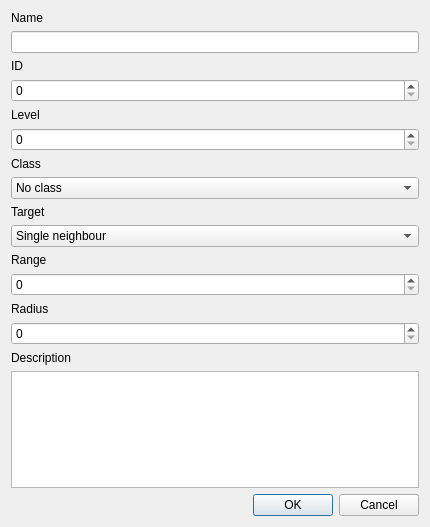
<?xml version="1.0" encoding="UTF-8"?>
<ui version="4.0">
 <class>Spell_Edit</class>
 <widget class="QDialog" name="Spell_Edit">
  <property name="geometry">
   <rect>
    <x>0</x>
    <y>0</y>
    <width>430</width>
    <height>527</height>
   </rect>
  </property>
  <property name="windowTitle">
   <string>Dialog</string>
  </property>
  <layout class="QVBoxLayout" name="verticalLayout">
   <item>
    <widget class="QLabel" name="label">
     <property name="text">
      <string>Name</string>
     </property>
    </widget>
   </item>
   <item>
    <widget class="QLineEdit" name="fName"/>
   </item>
   <item>
    <widget class="QLabel" name="label_2">
     <property name="text">
      <string>ID</string>
     </property>
    </widget>
   </item>
   <item>
    <widget class="QSpinBox" name="fID"/>
   </item>
   <item>
    <widget class="QLabel" name="label_3">
     <property name="text">
      <string>Level</string>
     </property>
    </widget>
   </item>
   <item>
    <widget class="QSpinBox" name="fLevel"/>
   </item>
   <item>
    <widget class="QLabel" name="label_4">
     <property name="text">
      <string>Class</string>
     </property>
    </widget>
   </item>
   <item>
    <widget class="QComboBox" name="fClass">
     <item>
      <property name="text">
       <string>No class</string>
      </property>
     </item>
     <item>
      <property name="text">
       <string>Fighter</string>
      </property>
     </item>
     <item>
      <property name="text">
       <string>Cleric</string>
      </property>
     </item>
     <item>
      <property name="text">
       <string>Magic user</string>
      </property>
     </item>
     <item>
      <property name="text">
       <string>Thief</string>
      </property>
     </item>
     <item>
      <property name="text">
       <string>Monster</string>
      </property>
     </item>
    </widget>
   </item>
   <item>
    <widget class="QLabel" name="label_5">
     <property name="text">
      <string>Target</string>
     </property>
    </widget>
   </item>
   <item>
    <widget class="QComboBox" name="fTarget">
     <item>
      <property name="text">
       <string>Single neighbour</string>
      </property>
     </item>
     <item>
      <property name="text">
       <string>Single range</string>
      </property>
     </item>
     <item>
      <property name="text">
       <string>Area range</string>
      </property>
     </item>
     <item>
      <property name="text">
       <string>Area neighbour</string>
      </property>
     </item>
     <item>
      <property name="text">
       <string>Self</string>
      </property>
     </item>
     <item>
      <property name="text">
       <string>Single range projectile</string>
      </property>
     </item>
     <item>
      <property name="text">
       <string>Caster area</string>
      </property>
     </item>
    </widget>
   </item>
   <item>
    <widget class="QLabel" name="label_6">
     <property name="text">
      <string>Range</string>
     </property>
    </widget>
   </item>
   <item>
    <widget class="QSpinBox" name="fRange"/>
   </item>
   <item>
    <widget class="QLabel" name="label_7">
     <property name="text">
      <string>Radius</string>
     </property>
    </widget>
   </item>
   <item>
    <widget class="QSpinBox" name="fRadius"/>
   </item>
   <item>
    <widget class="QLabel" name="label_8">
     <property name="text">
      <string>Description</string>
     </property>
    </widget>
   </item>
   <item>
    <widget class="QTextEdit" name="fDescription"/>
   </item>
   <item>
    <widget class="QDialogButtonBox" name="buttonBox">
     <property name="orientation">
      <enum>Qt::Horizontal</enum>
     </property>
     <property name="standardButtons">
      <set>QDialogButtonBox::Cancel|QDialogButtonBox::Ok</set>
     </property>
    </widget>
   </item>
  </layout>
 </widget>
 <resources/>
 <connections>
  <connection>
   <sender>buttonBox</sender>
   <signal>accepted()</signal>
   <receiver>Spell_Edit</receiver>
   <slot>accept()</slot>
   <hints>
    <hint type="sourcelabel">
     <x>248</x>
     <y>254</y>
    </hint>
    <hint type="destinationlabel">
     <x>157</x>
     <y>274</y>
    </hint>
   </hints>
  </connection>
  <connection>
   <sender>buttonBox</sender>
   <signal>rejected()</signal>
   <receiver>Spell_Edit</receiver>
   <slot>reject()</slot>
   <hints>
    <hint type="sourcelabel">
     <x>316</x>
     <y>260</y>
    </hint>
    <hint type="destinationlabel">
     <x>286</x>
     <y>274</y>
    </hint>
   </hints>
  </connection>
 </connections>
</ui>
